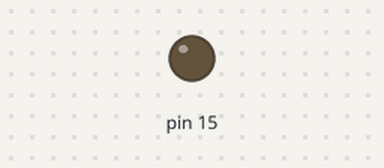
Bench run of a sketch on a simulated Arduino Uno, built with avr-gcc and run on an emulated ATmega328P. Parts: output pins drawn as LEDs (lit = HIGH).

Above: at 1.0 s.
At 3.5 s:
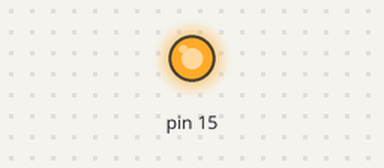
Timing chart, 0 to 6.5 s (numbered marks = the images above):
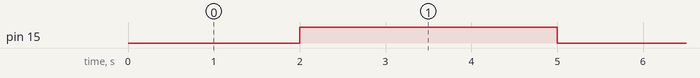

Measured:
- by itself, pin 15: alternates HIGH for 3.0 s and LOW for 2.0 s

The sketch:

06_analogWrite.ino
```cpp
void setup() {
  // put your setup code here, to run once:
  pinMode(15, OUTPUT);
}

void loop() {
  // 1.5V/3.3V*255=?取整數
  analogWrite(15, 0);  //0V
  delay(1000);
  analogWrite(15, 64);  //64/255*3.3V=>0.82V
  delay(1000);
  analogWrite(15, 128);  //128/255*3.3V=>1.65V
  delay(1000);
  analogWrite(15, 255);  //255/255*3.3V=3.3V
  delay(1000);
  //2.5V      25 0-33 換算 0-255
  int v = map(25, 0, 33, 0, 255);
  analogWrite(15, v);
  delay(1000);
}
```
